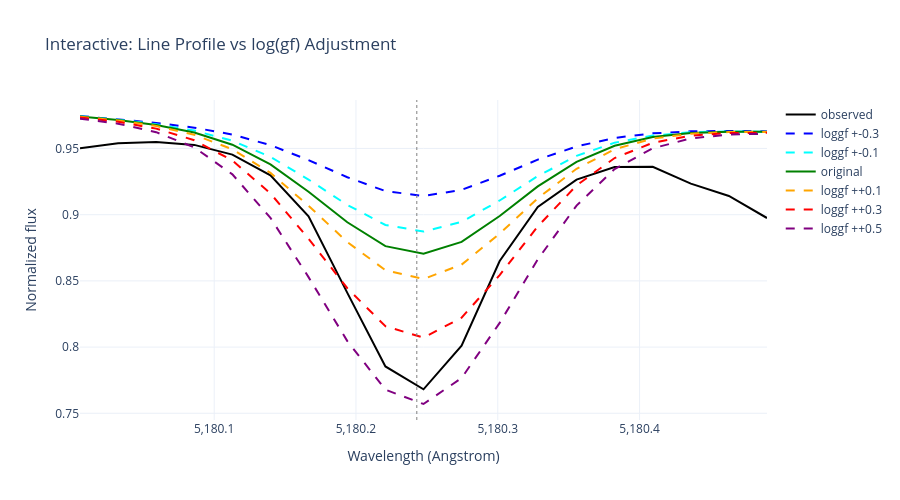

Here is the notebook cell this chart was saved with:
### Code cell
# === INTERACTIVE EXPLORATION with synthesize_with_loggf ===
# Quickly explore how different loggf values affect the line profile

print("🔬 Interactive Exploration: Line Profile vs log(gf)")
print("=" * 60)

# Try different loggf adjustments
deltas = [-0.3, -0.1, 0.0, 0.1, 0.3, 0.5]

fig = go.Figure()
# Add observed spectrum
fig.add_trace(go.Scatter(
    x=fit_wavelength_grid, 
    y=observed_flux_fit, 
    mode='lines', 
    name='observed',
    line=dict(color='black', width=2)
))

# Generate spectra for different loggf values
colors = ['blue', 'cyan', 'green', 'orange', 'red', 'purple']
for delta, color in zip(deltas, colors):
    flux = apply_instrument_broadening(
        fitter.synthesize_with_loggf(delta, line_center), fit_wavelength_grid
    )
    label = f'loggf +{delta:+.1f}' if delta != 0 else 'original'
    fig.add_trace(go.Scatter(
        x=fit_wavelength_grid,
        y=flux,
        mode='lines',
        name=label,
        line=dict(color=color, dash='dash' if delta != 0 else 'solid')
    ))

fig.add_vline(x=line_center, line_dash='dot', line_color='gray', line_width=1)
fig.update_layout(
    template='plotly_white',
    width=900,
    height=500,
    xaxis_title='Wavelength (Angstrom)',
    yaxis_title='Normalized flux',
    title='Interactive: Line Profile vs log(gf) Adjustment',
    hovermode='x unified'
)
fig.show()

print("\n💡 Key observations:")
print("  - Higher loggf → deeper absorption line")
print("  - Lower loggf → shallower absorption line")
print("  - Changes are linear in log space (0.1 dex ≈ 26% strength change)")
print("\n  This makes it easy to manually tune loggf to match observations!")

### Figure 1 — Plotly figure (JSON) as saved in the notebook; plotly's stock layout.template omitted (floating-point values rounded to 4 significant figures)
{"data": [{"line": {"color": "black", "width": 2}, "mode": "lines", "name": "observed", "type": "scatter", "x": [5180.0, 5180.0, 5180.0, 5180.0, 5180.0, 5180.0, 5180.0, 5180.0, 5180.0, 5180.0, 5180.0, 5180.0, 5180.0, 5180.0, 5180.0, 5180.0, 5180.0, 5180.0, 5180.0], "y": [0.9501, 0.9539, 0.955, 0.9527, 0.9454, 0.9298, 0.8988, 0.8409, 0.7854, 0.7681, 0.8011, 0.865, 0.9058, 0.9265, 0.936, 0.9362, 0.9234, 0.9141, 0.8975]}, {"line": {"color": "blue", "dash": "dash"}, "mode": "lines", "name": "loggf +-0.3", "type": "scatter", "x": [5180.0, 5180.0, 5180.0, 5180.0, 5180.0, 5180.0, 5180.0, 5180.0, 5180.0, 5180.0, 5180.0, 5180.0, 5180.0, 5180.0, 5180.0, 5180.0, 5180.0, 5180.0, 5180.0], "y": [0.9745, 0.9722, 0.9693, 0.9657, 0.9605, 0.9525, 0.9412, 0.9283, 0.9178, 0.9141, 0.9188, 0.9294, 0.9416, 0.9515, 0.958, 0.9614, 0.9629, 0.9633, 0.9629]}, {"line": {"color": "cyan", "dash": "dash"}, "mode": "lines", "name": "loggf +-0.1", "type": "scatter", "x": [5180.0, 5180.0, 5180.0, 5180.0, 5180.0, 5180.0, 5180.0, 5180.0, 5180.0, 5180.0, 5180.0, 5180.0, 5180.0, 5180.0, 5180.0, 5180.0, 5180.0, 5180.0, 5180.0], "y": [0.9743, 0.9718, 0.9684, 0.9635, 0.9559, 0.9437, 0.9265, 0.9074, 0.8922, 0.8873, 0.8946, 0.9107, 0.9292, 0.9444, 0.9544, 0.9598, 0.9622, 0.9629, 0.9627]}, {"line": {"color": "green", "dash": "solid"}, "mode": "lines", "name": "original", "type": "scatter", "x": [5180.0, 5180.0, 5180.0, 5180.0, 5180.0, 5180.0, 5180.0, 5180.0, 5180.0, 5180.0, 5180.0, 5180.0, 5180.0, 5180.0, 5180.0, 5180.0, 5180.0, 5180.0, 5180.0], "y": [0.9741, 0.9715, 0.9677, 0.9621, 0.9529, 0.938, 0.9173, 0.8943, 0.8762, 0.8705, 0.8795, 0.899, 0.9214, 0.9399, 0.9521, 0.9587, 0.9617, 0.9627, 0.9626]}, {"line": {"color": "orange", "dash": "dash"}, "mode": "lines", "name": "loggf ++0.1", "type": "scatter", "x": [5180.0, 5180.0, 5180.0, 5180.0, 5180.0, 5180.0, 5180.0, 5180.0, 5180.0, 5180.0, 5180.0, 5180.0, 5180.0, 5180.0, 5180.0, 5180.0, 5180.0, 5180.0, 5180.0], "y": [0.9739, 0.9711, 0.967, 0.9604, 0.9494, 0.9315, 0.9067, 0.8794, 0.8581, 0.8514, 0.8623, 0.8857, 0.9124, 0.9347, 0.9494, 0.9575, 0.9612, 0.9624, 0.9624]}, {"line": {"color": "red", "dash": "dash"}, "mode": "lines", "name": "loggf ++0.3", "type": "scatter", "x": [5180.0, 5180.0, 5180.0, 5180.0, 5180.0, 5180.0, 5180.0, 5180.0, 5180.0, 5180.0, 5180.0, 5180.0, 5180.0, 5180.0, 5180.0, 5180.0, 5180.0, 5180.0, 5180.0], "y": [0.9734, 0.9701, 0.965, 0.9562, 0.9409, 0.9161, 0.8818, 0.8445, 0.8158, 0.8072, 0.8222, 0.8544, 0.8912, 0.9221, 0.9428, 0.9543, 0.9597, 0.9617, 0.9619]}, {"line": {"color": "purple", "dash": "dash"}, "mode": "lines", "name": "loggf ++0.5", "type": "scatter", "x": [5180.0, 5180.0, 5180.0, 5180.0, 5180.0, 5180.0, 5180.0, 5180.0, 5180.0, 5180.0, 5180.0, 5180.0, 5180.0, 5180.0, 5180.0, 5180.0, 5180.0, 5180.0, 5180.0], "y": [0.9725, 0.9687, 0.9623, 0.9509, 0.9305, 0.8976, 0.8528, 0.8046, 0.7678, 0.757, 0.7766, 0.8183, 0.8662, 0.9069, 0.9345, 0.9501, 0.9576, 0.9605, 0.9612]}], "layout": {"height": 500, "hovermode": "x unified", "shapes": [{"line": {"color": "gray", "dash": "dot", "width": 1}, "type": "line", "x0": 5180.0, "x1": 5180.0, "xref": "x", "y0": 0, "y1": 1, "yref": "y domain"}], "title": {"text": "Interactive: Line Profile vs log(gf) Adjustment"}, "width": 900, "xaxis": {"title": {"text": "Wavelength (Angstrom)"}}, "yaxis": {"title": {"text": "Normalized flux"}}}}
